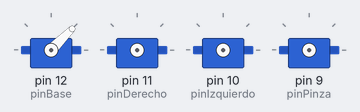
Bench run of a sketch on a simulated Arduino Uno, built with avr-gcc and run on an emulated ATmega328P. Shown: 4 × servo.

Above: at 0.1 s.
At 2.1 s:
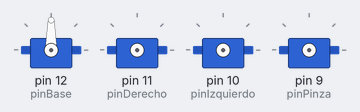
At 4.1 s:
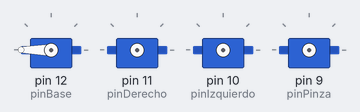
At 6.1 s:
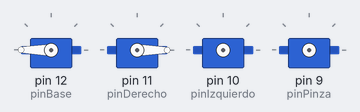
At 10.1 s:
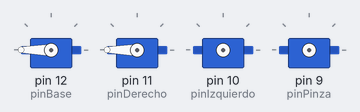
At 20.1 s:
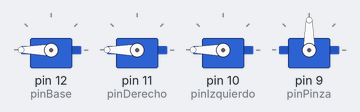
Timing chart, 0 to 21.6 s (numbered marks = the images above):
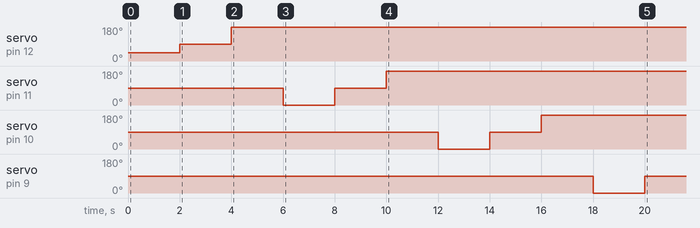

The sketch:

bracito.ino
```cpp
 #include <Servo.h>

#define pinBase 12//defino el nombre y pin de la base
#define pinDerecho 11 //defino el nombre y pin de servo derecho(adelante atras)
#define pinIzquierdo 10 //defino el nombre y pin de servo izquiero (arriba abajo)
#define pinPinza 9 //defino el nombre y pin de la pinza

Servo motorBase; //declara el servo de la base
Servo motorDerecho;   //declara el servo de servo derecho(adelante atras)
Servo motorIzquierdo;  //declara el servo deservo izquiero (arriba abajo)
Servo motorPinza; //declara el servo de la pinza


void setup() {
  // put your setup code here, to run once:

//Base
  motorBase.attach(pinBase);

  motorBase.write(45);
  delay(2000);//espere dos segundos
  motorBase.write(90);
  delay(2000);//espere dos segundos
  motorBase.write(180);
  delay(2000);//espere dos segundos


//servoderecho(adelante atras)

  motorDerecho.attach(pinDerecho);
  motorDerecho.write(0);
  delay(2000);//espere dos segundos
  motorDerecho.write(90);
  delay(2000);//espere dos segundos
  motorDerecho.write (180 );
  delay(2000);//espere dos segundos


//servo izquierdo(arriba abajo)
  motorIzquierdo.attach(pinIzquierdo);
  motorIzquierdo.write(0);
  delay(2000);//espere dos segundos
  motorIzquierdo.write(90);
  delay(2000);//espere dos segundos
  motorIzquierdo.write(180 );
  delay(2000);//espere dos segundos


//pinza

  motorPinza.attach(pinPinza);
  motorPinza.write(0);
  delay(2000);//espere dos segundos
  motorPinza.write(90);
  delay(2000);//espere dos segundos


}

void loop() {
  // put your main code here, to run repeatedly:

}
```
